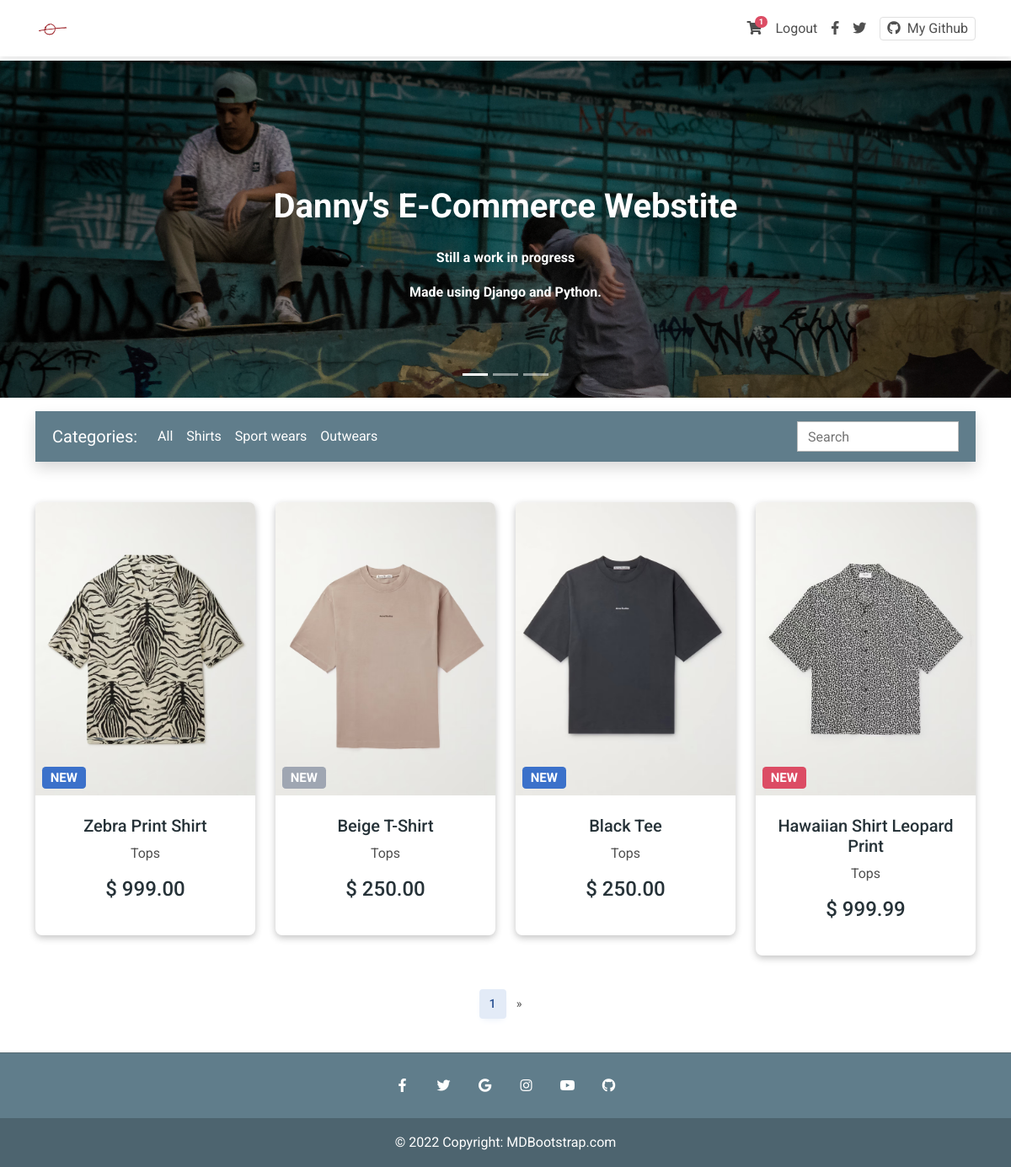
The app's page / (signed in) with its own data.
### myapp/models.py (models this page shows, shortened)
class Order(models.Model):
    user = models.ForeignKey(settings.AUTH_USER_MODEL,
                             on_delete=models.CASCADE)
    ordered = models.BooleanField(default=False)
    items = models.ManyToManyField(OrderItem)
    start_date = models.DateTimeField(auto_now_add=True)
    ordered_date = models.DateTimeField(auto_now_add=True)
    f_name = models.CharField(max_length=50, null=True)
    l_name = models.CharField(max_length=50, null=True)
    email = models.EmailField(max_length=200, null=True)
    address = models.CharField(max_length=500, null=True)
    address2 = models.CharField(max_length=200, null=True)
    city = models.CharField(max_length=100, null=True)
    country = CountryField()
    state = USStateField()
    zip = USZipCodeField()
    def get_quantity(self):
        count = 0
        for item in self.items.all():
                count += item.quantity
        return count

class OrderItem(models.Model):
    user = models.ForeignKey(settings.AUTH_USER_MODEL,
                             on_delete=models.CASCADE)
    item = models.ForeignKey(Item, on_delete=models.CASCADE)
    quantity = models.IntegerField(default=1)
    ordered = models.BooleanField(default=False)

class Item(models.Model):
    title = models.CharField(max_length=100)
    price = models.DecimalField(decimal_places=2, max_digits=10)
    discount = models.DecimalField(
        decimal_places=2, max_digits=10, null=True, blank=True)
    category = models.CharField(choices=CATEGORY_CHOICES, max_length=2)
    label = models.CharField(choices=LABEL_CHOICES, max_length=1)
    slug = models.SlugField()
    description = models.TextField()
    file_name = models.CharField(max_length=50)

### myapp/views.py (the view)
# urls.py: path('',views.HomeView.as_view(), name='home'),
class HomeView(ListView):
    model = Item
    paginate_by = 4
    template_name = 'index.html'

### myapp/templatetags/cart_count.py (called while the page is built)
@register.filter
def item_count(user):
    if user.is_authenticated:
        order_qs = Order.objects.filter(user=user, ordered=False)
        if order_qs.exists():
            order = order_qs[0]
            return order.get_quantity()
    return 0

@register.filter
def order_pk(user):
    if user.is_authenticated:
        order_qs = Order.objects.filter(user=user, ordered=False)
        if order_qs.exists():
            order = order_qs[0]
            return order.id
    return 0

### templates/index.html (shortened to what this page needs)
{% load static %}
{% load cart_count %}
<!DOCTYPE html>
<html lang="en">
  <head>
    <link
      rel="stylesheet"
      href="https://use.fontawesome.com/releases/v5.11.2/css/all.css"
    />
    <link rel="stylesheet" href="{% static 'css/mdb.min.css' %}" />
    <link rel="stylesheet" href="{% static 'css/style.css' %}" />
  </head>
  <body>
    <nav class="navbar fixed-top navbar-expand-lg navbar-light bg-white">
      <div class="container">
        <div class="collapse navbar-collapse" id="navbarSupportedContent1">
          <a class="navbar-brand mt-2 mt-sm-0" href="{% url 'myapp:home' %}">
            <img
              src="{% static 'img/isolate.jpg' %}"
              height="40"
              width="40"
              alt="Isolate Logo"
              loading="lazy"
            />
          </a>
        </div>
        <div class="d-flex align-items-center">
          {% if request.user.is_authenticated %}
            {% if request.user|item_count > 0 %}
            <a class="nav-link me-3" href="{% url 'myapp:summary' request.user|order_pk %}">
              <i class="fas fa-shopping-cart"></i>
              <span class="badge rounded-pill badge-notification bg-danger">{{ request.user|item_count }}</span>
            </a>
            {% endif %}
          <a class="nav-link me-3" href="{% url 'account_logout' %}" role="button">Logout
          </a>
          {% else %}
          <a class="nav-link me-3" href="{% url 'account_login' %}" role="button">Login
          </a>
          <a class="nav-link me-3" href="{% url 'account_signup' %}" role="button">Sign Up
          </a>
          {% endif %}
          <a class="nav-link me-3" href="#">
            <i class="fab fa-facebook-f"></i>
          </a>
          <a class="nav-link me-3" href="#">
            <i class="fab fa-twitter"></i>
          </a>
          <a
            href="https://github.com/dcueva7"
            class="border rounded px-2 nav-link"
            target="_blank"
          >
            <i class="fab fa-github me-2"></i>My Github
          </a>
        </div>
      </div>
    </nav>
    <div class="mt-5 pt-4">
    </div>
    {% block content %}
    <div
      id="carouselExampleCaptions"
      class="carousel slide carousel-fade"
      data-mdb-ride="carousel"
    >
      <div class="carousel-indicators">
        <button
          type="button"
          data-mdb-target="#carouselExampleCaptions"
          data-mdb-slide-to="0"
          class="active"
          aria-current="true"
          aria-label="Slide 1"
        ></button>
        <button
          type="button"
          data-mdb-target="#carouselExampleCaptions"
          data-mdb-slide-to="1"
          aria-label="Slide 2"
        ></button>
        <button
          type="button"
          data-mdb-target="#carouselExampleCaptions"
          data-mdb-slide-to="2"
          aria-label="Slide 3"
        ></button>
      </div>
      <div class="carousel-inner">
        <div class="carousel-item active">
          <img
            src="{% static 'img/urban1.jpg' %}"
            class="d-block w-100"
            alt="Wild Landscape"
          />
          <div class="mask" style="background-color: rgba(0, 0, 0, 0.4)"></div>
          <div class="carousel-caption d-none d-sm-block mb-5">
            <h1 class="mb-4">
              <strong>Danny's E-Commerce Webstite</strong>
            </h1>
            <p>
              <strong>Still a work in progress</strong>
            </p>
            <p class="mb-4 d-none d-md-block">
              <strong
                >Made using Django and Python.</strong
              >
            </p>
          </div>
        </div>
      </div>
      <button class="carousel-control-prev" type="button" data-mdb-target="#carouselExampleCaptions" data-mdb-slide="prev">
        <span class="carousel-control-prev-icon" aria-hidden="true"></span>
      </button>
      <button class="carousel-control-next" type="button" data-mdb-target="#carouselExampleCaptions" data-mdb-slide="next">
        <span class="carousel-control-next-icon" aria-hidden="true"></span>
      </button>
    </div>
    <main>
      <div class="container">
        <nav
          class="navbar navbar-expand-lg navbar-dark mt-3 mb-5 shadow p-2"
          style="background-color: #607d8b"
        >
          <div class="container-fluid">
            <a class="navbar-brand" href="#">Categories:</a>
            <div class="collapse navbar-collapse" id="navbarSupportedContent2">
              <ul class="navbar-nav me-auto mb-2 mb-lg-0">
                <li class="nav-item acitve">
                  <a class="nav-link text-white" href="#">All</a>
                </li>
                <li class="nav-item">
                  <a class="nav-link text-white" href="#">Shirts</a>
                </li>
                <li class="nav-item">
                  <a class="nav-link text-white" href="#">Sport wears</a>
                </li>
                <li class="nav-item">
                  <a class="nav-link text-white" href="#">Outwears</a>
                </li>
              </ul>
              <form class="w-auto py-1" style="max-width: 12rem">
                <input
                  type="search"
                  class="form-control rounded-0"
                  placeholder="Search"
                  aria-label="Search"
                />
              </form>
            </div>
          </div>
        </nav>
        <section>
          <div class="text-center">
            <div class="row">
              {% for item in object_list %}
              <div class="col-lg-3 col-md-6 mb-4">
                <div class="card">
                  <div
                    class="bg-image hover-zoom ripple ripple-surface ripple-surface-light"
                    data-mdb-ripple-color="light"
                  >
                    <img
                      src="{% static item.file_name %}"
                      class="w-100"
                    />
                    <a href="{% url 'myapp:product' item.slug %}">
                      <div class="mask">
                        <div
                          class="d-flex justify-content-start align-items-end h-100"
                        >
                          <h5>
                            <span
                              class="badge bg-{{ item.get_label_display }} ms-2"
                              >NEW</span
                            >
                          </h5>
                        </div>
                      </div>
                    </a>
                  </div>
                  <div class="card-body">
                    <a href="{% url 'myapp:product' item.slug %}" class="text-reset">
                      <h5 class="card-title mb-2">{{ item.title }}</h5>
                    </a>
                    <a href="" class="text-reset">
                      <p>{{ item.get_category_display }}</p>
                    </a>
                    <h6 class="mb-3 price">$
                      {% if item.discount %}
                      {{ item.discount }}
                      {% else %}
                      {{ item.price }}
                      {% endif %}
                    </h6>
                  </div>
                </div>
              </div>
              {% endfor %}
            </div>
          </div>
        </section>
        <nav
          aria-label="Page navigation example"
          class="d-flex justify-content-center mt-3"
        >
          <ul class="pagination">
            <li class="page-item active">
              <a class="page-link" href="?page={{ page_obj.number }}">{{ page_obj.number }}</a>
            </li>
            {% if page_obj.has_next %}
            <li class="page-item">
              <a class="page-link" href="?page={{ page_obj.next_page_number }}" aria-label="Next">
                <span aria-hidden="true">&raquo;</span>
              </a>
            </li>
            {% endif %}
          </ul>
        </nav>
      </div>
    </main>
    {% endblock content %}
    <footer
      class="text-center text-white mt-4"
      style="background-color: #607d8b"
    >
      <hr class="text-dark" />
      <div class="container">
        <section class="mb-3">
          <a
            class="btn-link btn-floating btn-lg text-white"
            href="#!"
            role="button"
            data-mdb-ripple-color="dark"
            ><i class="fab fa-facebook-f"></i
          ></a>
          <a
            class="btn-link btn-floating btn-lg text-white"
            href="#!"
            role="button"
            data-mdb-ripple-color="dark"
            ><i class="fab fa-twitter"></i
          ></a>
          <a
            class="btn-link btn-floating btn-lg text-white"
            href="#!"
            role="button"
            data-mdb-ripple-color="dark"
            ><i class="fab fa-google"></i
          ></a>
          <a
            class="btn-link btn-floating btn-lg text-white"
            href="#!"
            role="button"
            data-mdb-ripple-color="dark"
            ><i class="fab fa-instagram"></i
          ></a>
          <a
            class="btn-link btn-floating btn-lg text-white"
            href="#!"
            role="button"
            data-mdb-ripple-color="dark"
            ><i class="fab fa-youtube"></i
          ></a>
          <a
            class="btn-link btn-floating btn-lg text-white"
            href="https://github.com/dcueva7"
            role="button"
            data-mdb-ripple-color="dark"
            ><i class="fab fa-github"></i
          ></a>
        </section>
      </div>
      <div
        class="text-center p-3"
        style="background-color: rgba(0, 0, 0, 0.2); text-color: #e0e0e0"
      >
        © 2022 Copyright:
        <a class="text-white" href="https://mdbootstrap.com/"
          >MDBootstrap.com</a
        >
      </div>
    </footer>
  </body>
</html>

### static/css/style.css (style rules this page uses)
.carousel-item { height: 50vh; }
.card { box-shadow: rgba(0, 0, 0, 0.24) 0px 3px 8px; }
.price { color: #263238; font-size: 24px; }
.card-title { color:#263238 }

### records on screen
Item: file_name (picture), title "Zebra Print Shirt", category "Tops", price "999.00"
Item: file_name (picture), title "Beige T-Shirt", category "Tops", price "250.00"
Item: file_name (picture), title "Black Tee", category "Tops", price "250.00"
Item: file_name (picture), title "Hawaiian Shirt Leopard Print", category "Tops", price "999.99"

### other values on screen
{{ request.user|item_count }} "1"
{{ page_obj.number }} "1"
